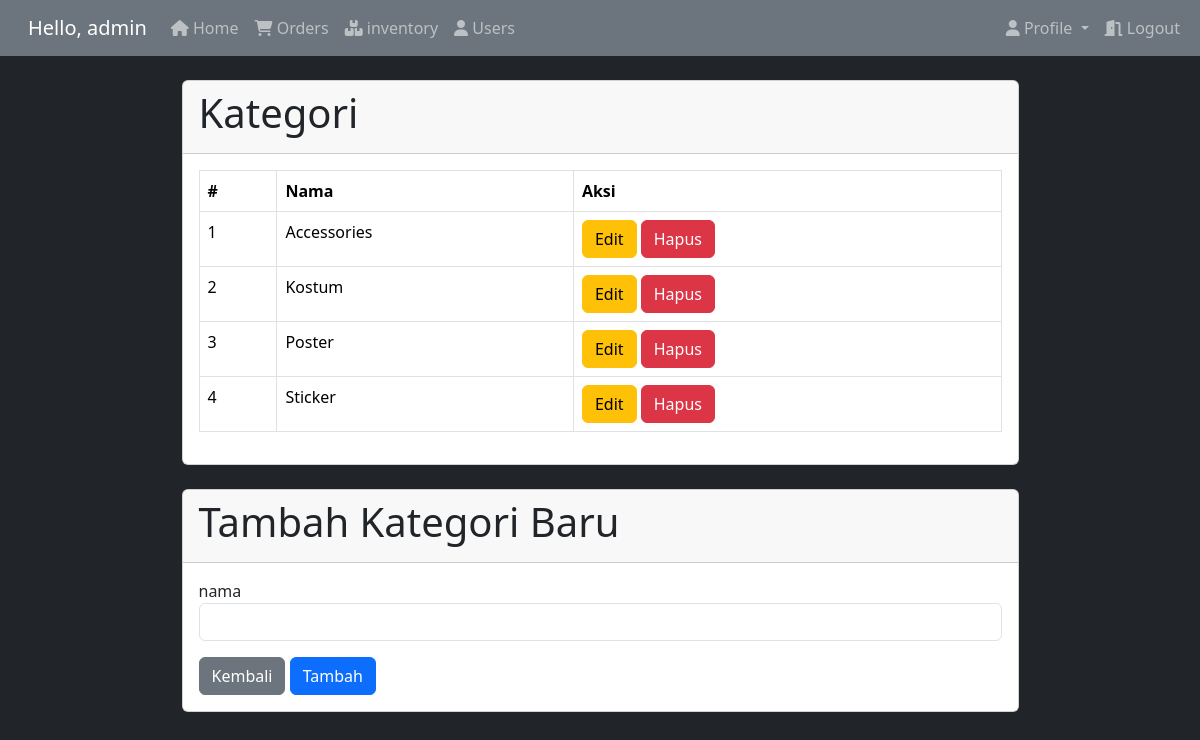
/admin/category.php (signed in), run on the app's committed database.
### tables this page shows
CREATE TABLE `kategori` (
  `id` int NOT NULL,
  `nama` varchar(100) NOT NULL
);

### app/controller/CategoryController.php (called while the page is built, shortened)
<?php
class CategoryController
{
    private $conn;
    public function __construct($conn)
    {
        $this->conn = $conn;
    }
    public function getAllCategories()
    {
        $sql = "SELECT * FROM kategori";
        $result = $this->conn->query($sql);
        $categories = [];
        if ($result->num_rows > 0) {
            while ($row = $result->fetch_assoc()) {
                $categories[] = $row;
            }
        }
        return $categories;
    }
}

### admin/category.php (the view, shortened to what this page needs)
<?php
require '../layout/admin/header.php';
require '../app/controller/CategoryController.php';
$controller = new CategoryController($conn);
$categories = $controller->getAllCategories();
?>
<div class="container mt-4 mb-3">
    <div class="card w-75 mx-auto">
        <div class="card-header">
            <h1>Kategori</h1>
        </div>
        <div class="card-body">
            <table class="table table-bordered">
                <thead>
                    <tr>
                        <th>#</th>
                        <th>Nama</th>
                        <th>Aksi</th>
                    </tr>
                </thead>
                <tbody>
                    <?php foreach ($categories as $index => $category): ?>
                        <tr>
                            <td><?php echo $index + 1; ?></td>
                            <td><?php echo $category['nama']; ?></td>
                            <td>
                                <a href="edit_category.php?id=<?php echo $category['id']; ?>"
                                    class="btn btn-warning">Edit</a>
                                <a href="delete_category.php?id=<?php echo $category['id']; ?>" class="btn btn-danger"
                                    onclick="return confirm('Apakah anda yakin ingin menghapus kategori ini?')">Hapus</a>
                            </td>
                        </tr>
                    <?php endforeach; ?>
                </tbody>
            </table>
        </div>
    </div>
</div>
<div class="container mt-4">
    <div class="card w-75 mx-auto">
        <div class="card-header">
            <h1>Tambah Kategori Baru</h1>
        </div>
        <div class="card-body">
            <form action="category.php" method="POST">
                <div class="form-group mb-3">
                    <label for="nama">nama</label>
                    <input type="text" name="nama" id="nama" class="form-control" required>
                </div>
                <a href="inventory.php" class="btn btn-secondary">Kembali</a>
                <button type="submit" class="btn btn-primary">Tambah</button>
            </form>
        </div>
    </div>
</div>
<?php
require '../layout/admin/footer.php';
?>

### data on the page
kategori: nama "Accessories"
kategori: nama "Kostum"
kategori: nama "Poster"
kategori: nama "Sticker"

### other printed values
$_SESSION['username'] "admin"
